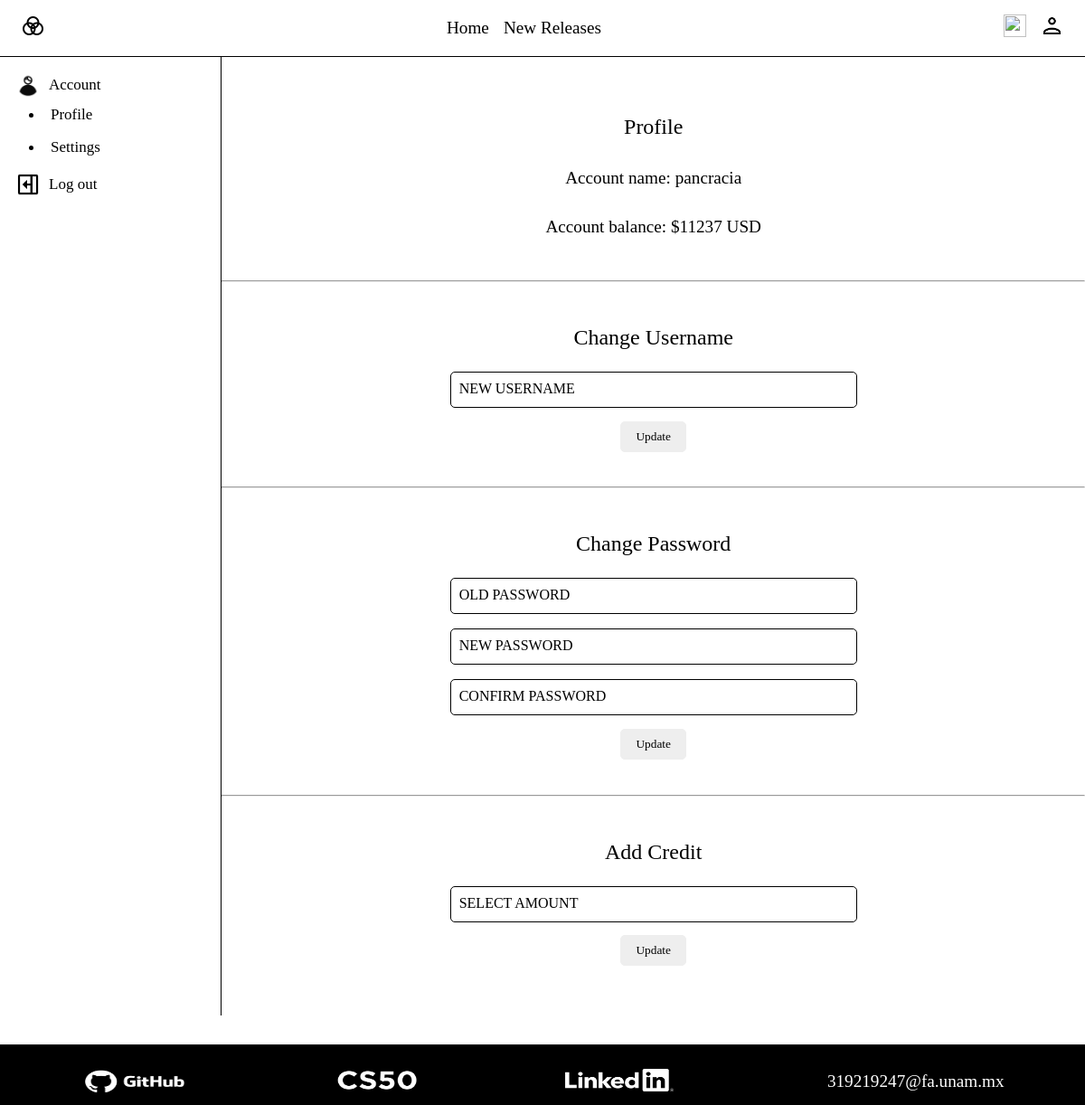
Before: /user (signed in) with the older database file.
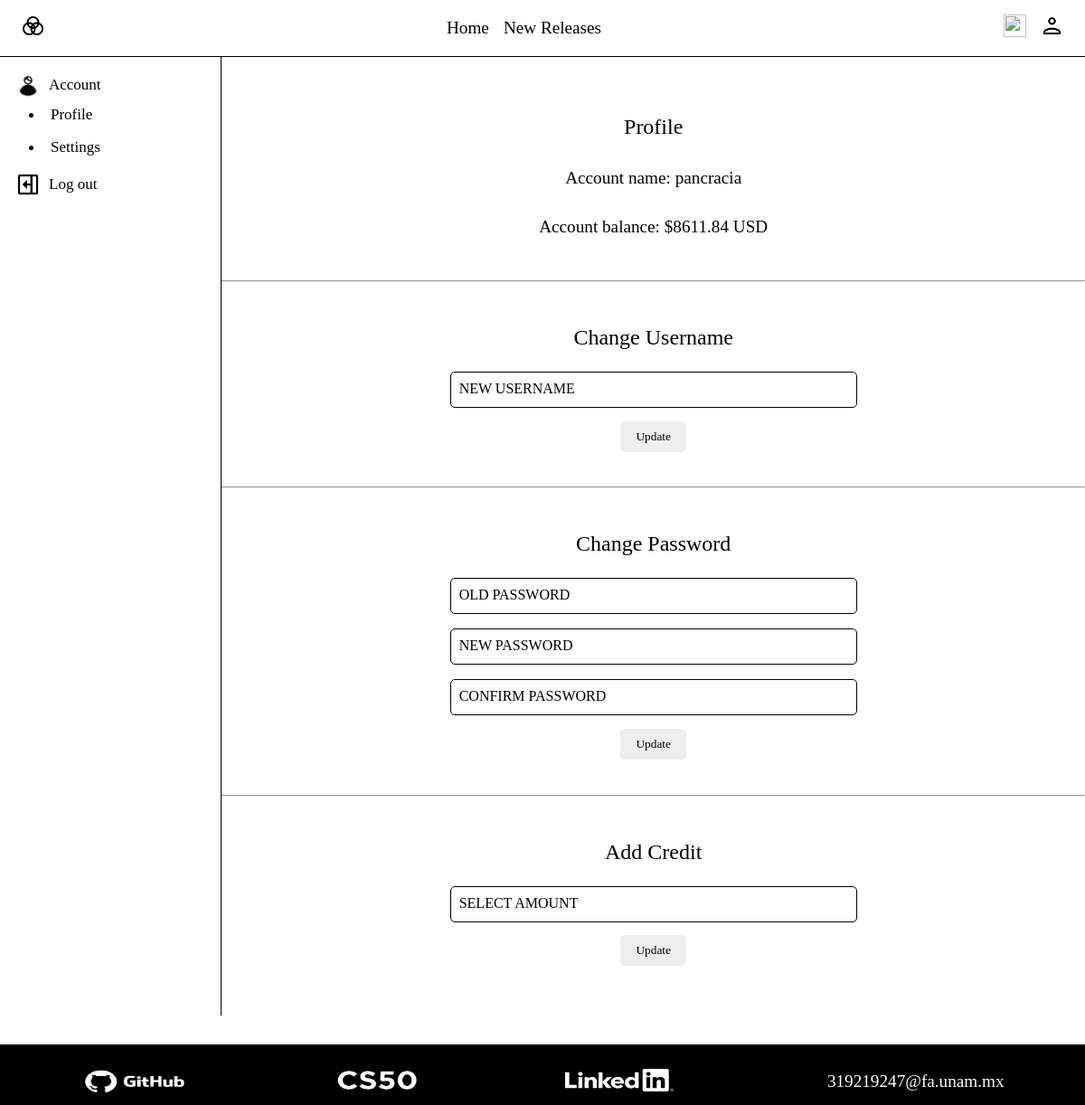
After: the same page with the newer database file.
### tables this page shows
CREATE TABLE users (id INTEGER PRIMARY KEY AUTOINCREMENT, username TEXT NOT NULL, hash TEXT NOT NULL, money MONEY DEFAULT 10000.00);

### app.py (the view, shortened to what this page needs)
@app.route("/user", methods=["GET", "POST"])
def user():
    if request.method == "GET":
        try:
            if session["user_id"]:
                loggedUsername = db.execute(
                    "SELECT username FROM users WHERE id = ?", session["user_id"]
                )
                loggedMoney = db.execute(
                    "SELECT money FROM users WHERE id = ?", session["user_id"]
                )
                loggedUsername = loggedUsername[0]["username"]
                loggedMoney = loggedMoney[0]["money"]
                loggedMoney = round(loggedMoney, 2)
                return render_template(
                    "user.html", loggedUsername=loggedUsername, loggedMoney=loggedMoney
                )
        except:
            return render_template("user.html")

### templates/user.html (shortened to what this page needs)
{% extends "layout.html" %}
{% block content %}
<div class="flex ">
    <div class="user-options">
        {% if "user_id" in session %}
        <div class="options">
            <button id="account-button">
                <img src="/static/icons/user2.png" alt="">
                <span>Account</span>
            </button>
        </div>
        <ul class="account-options">
            <li>
                <div class="options">
                    <button id="balance-30-bar">
                        <span>Profile</span>
                    </button>
                </div>
            </li>
            <li>
                <div class="options">
                    <button id="settings-30-bar">
                        <span>Settings</span>
                    </button>
                </div>
            </li>
        </ul>
        <div class="options">
            <button id="log-out">
                <img src="/static/icons/log-out.png" alt="">
                <span>Log out</span>
            </button>
        </div>
        {% endif %}
    </div>
    <div class="user-lateral">
        {% if "user_id" in session %}
        <div class="70bar " id="profile-70-bar">
            <div class="user-info">
                <div class="box">
                    <h2>Profile </h2>
                    <span>Account name: {{ loggedUsername }} </span>
                    <span>Account balance: ${{ loggedMoney }} USD </span>
                </div>
            </div>
            <hr>
            <div class="box">
                <h2>Change Username </h2>
                <form action="/user" method="post">
                    <div class="inputBox">
                        <input autocomplete="off" class="" id="update-username" name="update-username" type="text"
                            required>
                        <span>New Username</span>
                    </div>
                    <button class="btn " type="submit" name="submit_button" value="update-username">Update</button>
                </form>
            </div>
            <hr>
            <div class="box">
                <h2>Change Password </h2>
                <form action="/user" method="post">
                    <div class="inputBox">
                        <input autocomplete="off" class="" id="old-password" name="old-password" type="password"
                            required>
                        <span>Old Password</span>
                    </div>
                    <div class="inputBox">
                        <input autocomplete="off" class="" id="update-password" name="update-password" type="password"
                            required>
                        <span>New Password</span>
                    </div>
                    <div class="inputBox">
                        <input autocomplete="off" class="" id="update-confirmation" name="update-confirmation"
                            type="password" required>
                        <span>Confirm password</span>
                    </div>
                    <button class="btn" type="submit" name="submit_button" value="update-password">Update</button>
                </form>
            </div>
            <hr>
            <div class="box">
                <h2>Add Credit </h2>
                <form action="/user" method="post">
                    <div class="inputBox">
                        <input autocomplete="off" class="" id="update-money" name="update-money" type="number"
                            step="0.01" required>
                        <span>Select Amount</span>
                    </div>
                    <button class="btn" type="submit" name="submit_button" value="update-money">Update</button>
                </form>
            </div>
        </div>
        {% endif %}
    </div>
</div>
{% endblock %}

Changed rows visible on the page:
changed users "pancracia": money "11237" → (not shown)
Other visible differences:
{{ loggedMoney }}: (not shown) → "8611.84"
